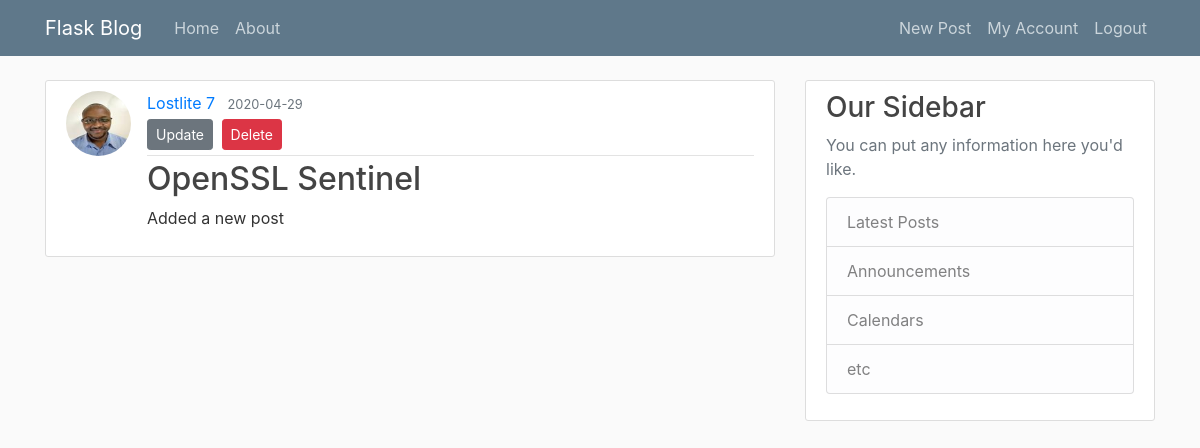
The app's page /post/1 (signed in) with its own data.
### flaskblog/models.py (models this page shows, shortened)
class User(db.Model, UserMixin):
    id = db.Column(db.Integer, primary_key=True)
    username = db.Column(db.String(20), unique=True, nullable=False)
    email = db.Column(db.String(120), unique=True, nullable=False)
    image_file = db.Column(db.String(20), nullable=False, default='default.jpg')
    password = db.Column(db.String(60), nullable=False)
    post = db.relationship('Post', backref='author', lazy=True)

class Post(db.Model):
    id = db.Column(db.Integer, primary_key=True)
    title = db.Column(db.String(120), nullable=False)
    date_posted = db.Column(db.DateTime, nullable=False, default=datetime.utcnow)
    content = db.Column(db.Text, nullable=False)
    user_id = db.Column(db.Integer, db.ForeignKey('user.id'), nullable=False)

### flaskblog/routes.py (the view)
@app.route("/post/<int:post_id>", methods=['GET','POST'])
@login_required
def post(post_id):
    post = Post.query.get_or_404(post_id)
    return render_template('post.html', title=post.title, post=post)

### flaskblog/models.py (called while the page is built)
@login_manager.user_loader
def load_user(user_id):
    return User.query.get(int(user_id))

### flaskblog/templates/post.html (shortened to what this page needs)
{% extends "layout.html" %}
{% block content %}
    <article class="media content-section">
        <img class="rounded-circle article-img" src="{{ url_for('static',filename='profile_pics/'+ post.author.image_file) }}" alt="">
        <div class="media-body">
            <div class="article-metadata">
                <a class="mr-2" href="#">{{ post.author.username }}</a>
                <small class="text-muted">{{ post.date_posted.strftime('%Y-%m-%d') }}</small>
                {% if post.author == current_user %}
                    <div>
                        <a href="{{ url_for('update_post', post_id=post.id) }}" class="btn btn-secondary btn-sm mt-1 mb-1">Update</a>
                        <button type="button" class="btn btn-danger btn-sm m-1" data-toggle="modal" data-target="#deleteModal">Delete</button>
                    </div>
                {% endif %}
            </div>
            <h2 class="article-title">{{ post.title }}</h2>
            <p class="article-content">{{ post.content }}</p>
        </div>
    </article>
{% endblock content %}

### flaskblog/static/main.css (style rules this page uses)
body { background: #fafafa; color: #333333; margin-top: 5rem; }
h1, h2, h3, h4, h5, h6 { color: #444444; }
.content-section { background: #ffffff; padding: 10px 20px; border: 1px solid #dddddd; border-radius: 3px; margin-bottom: 20px; }
.article-title { color: #444444; }
.article-content { white-space: pre-line; }
.article-img { height: 65px; width: 65px; margin-right: 16px; }
.article-metadata { padding-bottom: 1px; margin-bottom: 4px; border-bottom: 1px solid #e3e3e3 }

### records on screen
User: image_file (picture), author.username "Lostlite 7"
Post: date_posted "2020-04-29", title "OpenSSL Sentinel", content "Added a new post"
